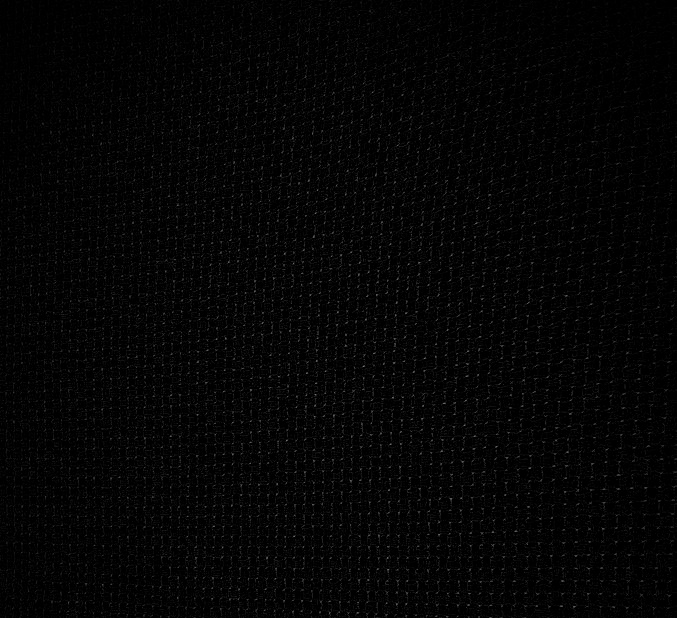
//> input picture trunk/saved1.jpg, 677 x 618 px
$ ./imhist   (built with g++ and OpenCV 4, the #if around main switched on)
//> lines starting //> are read from the running program, lines starting //| are printed output that depends on the picture; after the words box and inside, x2 and y2 are one past the last pixel; in counts of white or black regions, pixels touching at a corner belong together
#include "cv.h"
#include "highgui.h"
#include <cxcore.h>
#include <stdio.h>
#include <ctype.h>
#include "utility.h"
#if 0
int main( )
{
	//IplImage * src= cvLoadImage("../cvtest/7newsample.jpg");
	IplImage* gray_plane =cvLoadImage("../saved1.jpg",CV_LOAD_IMAGE_GRAYSCALE);   //cvCreateImage(cvGetSize(src),8,1);
//> gray_plane is the input picture: 618 rows x 677 cols, CV_8UC1; min 0, max 122, mean 5
	//cvCvtColor(src,gray_plane,CV_BGR2GRAY);

	int hist_size = 256;    //直方图尺寸
	int hist_height = 256;
	float range[] = {0,255};  //灰度级的范围
	float* ranges=range;
	 int Div = 5;
	 int wid =1+ gray_plane->width/Div;
//> wid = 136
	 int left = 0;
	 int thred = 10;
	 // [5 lines of commented-out code are left out]
	CvHistogram* gray_hist = cvCreateHist(1,&hist_size,CV_HIST_ARRAY,&ranges,1);
	//计算灰度图像的一维直方图
	cvCalcHist(&gray_plane,gray_hist,0,0);
	//归一化直方图
	cvNormalizeHist(gray_hist,1.0);

	int scale = 1;
	//创建一张一维直方图的“图”，横坐标为灰度级，纵坐标为像素个数（*scale）
	IplImage* hist_image = cvCreateImage(cvSize(hist_size*scale,hist_height),8,3);
	cvZero(hist_image);
	//统计直方图中的最大直方块
	float max_value = 0;
	cvGetMinMaxHistValue(gray_hist, 0,&max_value,0,0);

	//分别将每个直方块的值绘制到图中
	int data[256]={0};
	for(int i=0;i<hist_size;i++)
	{
		float bin_val = cvQueryHistValue_1D(gray_hist,i); //像素i的概率
		int intensity = cvRound(bin_val*hist_height/max_value);  //要绘制的高度
		cvRectangle(hist_image,
			cvPoint(i*scale,hist_height-1),
			cvPoint((i+1)*scale - 1, hist_height - intensity),
			CV_RGB(255,255,255));
		if(hist_size<128)
		if(intensity<thred)data[i] = 0;

		printf("i:%d,count:%d\n",i,intensity);
	}
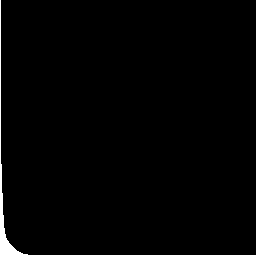
//> hist_image: 256 rows x 256 cols, CV_8UC3; 1.4% white; 1 white region, box (x1, y1, x2, y2) and area: (0, 0, 256, 256) 889

	for (int i=0;i<gray_plane->height;i++)
	{
		char* pData=gray_plane->imageData+gray_plane->widthStep*i;
		for (int j=0;j<gray_plane->width;j++)
		{
			for(int k=0;k<256;k++)
			{
				if(pData[j]>100)
				{
					pData[j] = 255;

				}
				else
					pData[j]=0;
			}

		}
	}
//> gray_plane: 618 rows x 677 cols, CV_8UC1; every value is 0
	cvNamedWindow( "GraySource");
	cvShowImage("GraySource",gray_plane);
	cvNamedWindow( "H-S Histogram");
	cvShowImage( "H-S Histogram", hist_image );

	cvWaitKey(0);
}
#endif
#if 0
int main( int argc, char** argv )
{
    IplImage *src = 0;
    IplImage *histimg = 0;
    CvHistogram *hist = 0;

    int hbins = 255;     // 划分HIST的个数，越高越精确
	int maxcount = 255;
    float hranges_arr[] = {0,maxcount};//
    float* hranges = hranges_arr;
    int bin_w;
    float max_val;
    int i;
	int data[255]={-1};

    if((src=cvLoadImage("../cvtest/7newsample.jpg", CV_LOAD_IMAGE_GRAYSCALE)) == NULL)  // force to gray image
        return -1;

    cvNamedWindow( "Histogram", 0 );
    cvNamedWindow( "src", 0);

    hist = cvCreateHist( 1, &hbins, CV_HIST_ARRAY, &hranges, 1 );  // 计算直方图
    histimg = cvCreateImage( cvSize(320,200), 8, 3 );
    cvZero( histimg );
    cvCalcHist( &src, hist, 0, 0 ); // 计算直方图
   float min_val = 0;
    cvGetMinMaxHistValue( hist, &min_val, &max_val, 0, 0 );  // 只找最大值
	printf("max_val:%.4f,min:%.4f\n",max_val,min_val);
	cvConvertScale( hist->bins, hist->bins, max_val ? 255. / max_val : 0., 0 ); // 缩放 bin 到区间 [0,255]
	int imax = max_val*(max_val ? 255. / max_val : 0.);
	int imin = min_val*(max_val ? 255. / max_val : 0.);
    cvZero( histimg );
    bin_w = histimg->width / hbins;  // hbins: 条的个数，则 bin_w 为条的宽度

    // 画直方图
    for( i = 0; i < hbins; i++ )
    {
        int val = cvRound( cvGetReal1D(hist->bins,i)*histimg->height/maxcount );

        CvScalar color = CV_RGB(255,255,0);
        cvRectangle( histimg, cvPoint(i*bin_w,histimg->height), cvPoint((i+1)*bin_w, (int)(histimg->height - val)),  color);
		//printf("(%d,%d),(%d,%d)\n",i*bin_w,histimg->height,(i+1)*bin_w,(int)(histimg->height - val));
		data[i] = val;
	// [4 lines of commented-out code are left out]

	}
    for (int i=0;i<src->height;i++)
    {
		char* pData=src->imageData+src->widthStep*i;
		for (int j=0;j<src->width;j++)
		{
			if(pData[j]!=123)
			pData[j]=255;
				//.fl+row*mat->step/4;
		}

    }


    cvShowImage( "src", src);
    cvShowImage( "Histogram", histimg );
    cvWaitKey(0);

    cvDestroyWindow("src");
    cvDestroyWindow("Histogram");
    cvReleaseImage( &src );
    cvReleaseImage( &histimg );
    cvReleaseHist ( &hist );

    return 0;
}
#endif

#if 0
int main()
{
#define  MAX_SEC_CNT 100
	int pitch=10;
	IplImage *src = 0;
	if((src = cvLoadImage("lena.jpg",CV_LOAD_IMAGE_GRAYSCALE))==NULL)printf("load erro\n");
	printf("src height:%d,src channel:%d,depth:%d\n",src->height,src->nChannels,src->depth);
	IplImage* src2 = cvCloneImage(src);
    formatImg(src2,pitch);
	IMG_SHOW(src2,src2);


	Section_t sec[MAX_SEC_CNT];
	memset(sec,0,sizeof(Section_t));
	FILE* logfile = fopen("log.txt","w");
	double cmp;
	CvRect rect = cvRect(0,0,src->width/10,3);
	for (int i=0;i<MAX_SEC_CNT;i++)
	{

		cal_one_pen_sect(src,rect,&sec[i]);
		 cmp = cvCompareHist(sec[0].hist,sec[i].hist,CV_COMP_CHISQR);
		fprintf(logfile,"rect.y:%d,mean:%d,sdv:%d,CMP:%.2f\n",rect.y,sec[i].mean,sec[i].std_dev,cmp);
		rect.y+=pitch;
		if(rect.y>src->height)break;
	}

	fclose(logfile);


		cvWaitKey();
	//getchar();
	return 0;
}
#endif
#if 0
int main()
{
	int pitch=10;
	IplImage *matherImg = 0;
	IplImage* sampleImg =0;
	if ((sampleImg = cvLoadImage("../cvtest/rotate degree1.00.jpg",0))==NULL)printf("load sample erro\n");
	printf("src height:%d,width:%d,src channel:%d,depth:%d\n",sampleImg->height,sampleImg->width,sampleImg->nChannels,sampleImg->depth);

	if((matherImg = cvLoadImage("../cvtest/geZiBu.jpg",0))==NULL)printf("load erro\n");

	printf("src height:%d,width:%d,src channel:%d,depth:%d\n",matherImg->height,sampleImg->width,matherImg->nChannels,matherImg->depth);
	IplImage* lineImg = cvCloneImage(matherImg);
	formatImg(lineImg,pitch);
	IMG_SHOW(lineImg,lineImg);


	int hdrWidth = 30;
	int hdrHeight = 11;//3,5,7...
	int gradSlideTol = 2;
	int targetLineNum = 200;
	int gradStep =3;
	 initParms();
	initMatherHeaderSects(matherImg,hdrWidth,hdrHeight,gradStep);


	cal_mather_header(matherImg,getMatherSecByIdx(0),hdrWidth,hdrHeight);


	int rst = find_sample_hdr_pos(sampleImg,targetLineNum,hdrWidth,hdrHeight,gradSlideTol);
	printf("targetline:%d,find line:%d\n",targetLineNum,rst);

	llf_printf("the end of print\n");
	formatImg(sampleImg,pitch);
	IMG_SHOW(sampleImg,sampleImg);
	cvWaitKey();
	freeMatherHeadSecs();
	return 0;
}
#endif
